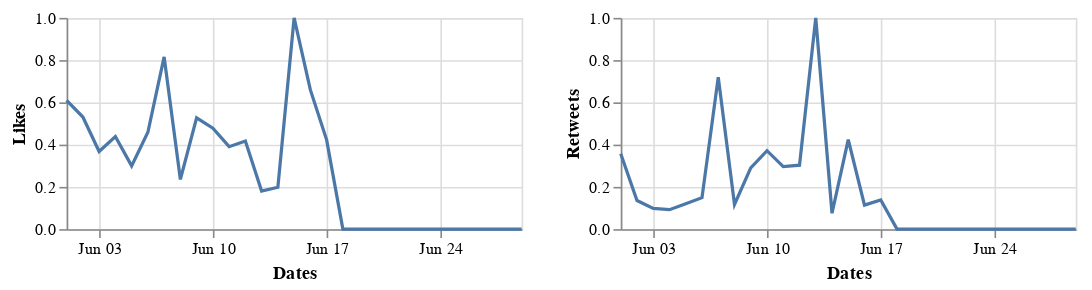

The notebook cell this image was saved under:
### Markdown cell above
## June 2020

### Code cell
alt.hconcat(c1_jun, c2_jun)

### Figure 1 — Vega-Lite specification as saved in the notebook (floating-point values rounded to 4 significant figures)
{"config": {"view": {"continuousWidth": 400, "continuousHeight": 300}}, "hconcat": [{"data": {"name": "data-d5eac8a531204b8fbc642e0e0e360e6a"}, "mark": "line", "encoding": {"x": {"type": "temporal", "field": "Dates", "timeUnit": "monthdate", "title": "Dates"}, "y": {"type": "quantitative", "field": "Likes"}}, "height": 130, "width": 280}, {"data": {"name": "data-63a172746b581689421ce0c216f43e16"}, "mark": "line", "encoding": {"x": {"type": "temporal", "field": "Dates", "timeUnit": "monthdate", "title": "Dates"}, "y": {"type": "quantitative", "field": "Retweets"}}, "height": 130, "width": 280}], "$schema": "https://vega.github.io/schema/vega-lite/v4.8.1.json", "datasets": {"data-d5eac8a531204b8fbc642e0e0e360e6a": [{"Dates": "2020-06-01T00:00:00", "Likes": 0.6095}, {"Dates": "2020-06-02T00:00:00", "Likes": 0.5307}, {"Dates": "2020-06-03T00:00:00", "Likes": 0.3674}, {"Dates": "2020-06-04T00:00:00", "Likes": 0.4382}, {"Dates": "2020-06-05T00:00:00", "Likes": 0.2994}, {"Dates": "2020-06-06T00:00:00", "Likes": 0.4583}, {"Dates": "2020-06-07T00:00:00", "Likes": 0.8153}, {"Dates": "2020-06-08T00:00:00", "Likes": 0.2352}, {"Dates": "2020-06-09T00:00:00", "Likes": 0.527}, {"Dates": "2020-06-10T00:00:00", "Likes": 0.4775}, {"Dates": "2020-06-11T00:00:00", "Likes": 0.3902}, {"Dates": "2020-06-12T00:00:00", "Likes": 0.4168}, {"Dates": "2020-06-13T00:00:00", "Likes": 0.1803}, {"Dates": "2020-06-14T00:00:00", "Likes": 0.1982}, {"Dates": "2020-06-15T00:00:00", "Likes": 1.0}, {"Dates": "2020-06-16T00:00:00", "Likes": 0.6588}, {"Dates": "2020-06-17T00:00:00", "Likes": 0.4226}, {"Dates": "2020-06-18T00:00:00", "Likes": 0.0}, {"Dates": "2020-06-19T00:00:00", "Likes": 0.0}, {"Dates": "2020-06-20T00:00:00", "Likes": 0.0}, {"Dates": "2020-06-21T00:00:00", "Likes": 0.0}, {"Dates": "2020-06-22T00:00:00", "Likes": 0.0}, {"Dates": "2020-06-23T00:00:00", "Likes": 0.0}, {"Dates": "2020-06-24T00:00:00", "Likes": 0.0}, {"Dates": "2020-06-25T00:00:00", "Likes": 0.0}, {"Dates": "2020-06-26T00:00:00", "Likes": 0.0}, {"Dates": "2020-06-27T00:00:00", "Likes": 0.0}, {"Dates": "2020-06-28T00:00:00", "Likes": 0.0}, {"Dates": "2020-06-29T00:00:00", "Likes": 0.0}], "data-63a172746b581689421ce0c216f43e16": [{"Dates": "2020-06-01T00:00:00", "Retweets": 0.3566}, {"Dates": "2020-06-02T00:00:00", "Retweets": 0.1355}, {"Dates": "2020-06-03T00:00:00", "Retweets": 0.0983}, {"Dates": "2020-06-04T00:00:00", "Retweets": 0.0921}, {"Dates": "2020-06-05T00:00:00", "Retweets": 0.1199}, {"Dates": "2020-06-06T00:00:00", "Retweets": 0.149}, {"Dates": "2020-06-07T00:00:00", "Retweets": 0.7194}, {"Dates": "2020-06-08T00:00:00", "Retweets": 0.1167}, {"Dates": "2020-06-09T00:00:00", "Retweets": 0.2896}, {"Dates": "2020-06-10T00:00:00", "Retweets": 0.3712}, {"Dates": "2020-06-11T00:00:00", "Retweets": 0.2959}, {"Dates": "2020-06-12T00:00:00", "Retweets": 0.3027}, {"Dates": "2020-06-13T00:00:00", "Retweets": 1.0}, {"Dates": "2020-06-14T00:00:00", "Retweets": 0.07517}, {"Dates": "2020-06-15T00:00:00", "Retweets": 0.4239}, {"Dates": "2020-06-16T00:00:00", "Retweets": 0.1136}, {"Dates": "2020-06-17T00:00:00", "Retweets": 0.1386}, {"Dates": "2020-06-18T00:00:00", "Retweets": 0.0}, {"Dates": "2020-06-19T00:00:00", "Retweets": 0.0}, {"Dates": "2020-06-20T00:00:00", "Retweets": 0.0}, {"Dates": "2020-06-21T00:00:00", "Retweets": 0.0}, {"Dates": "2020-06-22T00:00:00", "Retweets": 0.0}, {"Dates": "2020-06-23T00:00:00", "Retweets": 0.0}, {"Dates": "2020-06-24T00:00:00", "Retweets": 0.0}, {"Dates": "2020-06-25T00:00:00", "Retweets": 0.0}, {"Dates": "2020-06-26T00:00:00", "Retweets": 0.0}, {"Dates": "2020-06-27T00:00:00", "Retweets": 0.0}, {"Dates": "2020-06-28T00:00:00", "Retweets": 0.0}, {"Dates": "2020-06-29T00:00:00", "Retweets": 0.0}]}}
